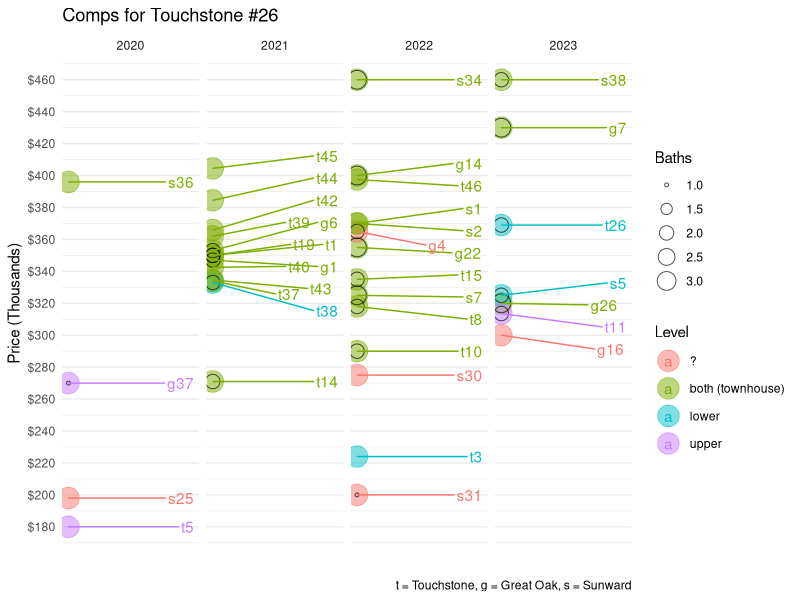

Recreate this plot in R.
## ---- chunk 1
knitr::opts_chunk$set(echo = TRUE)
library(tidyverse)
library(ggrepel)
## Sets defaults for R chunks
knitr::opts_chunk$set(echo = TRUE, # echo = TRUE means that code will show
                      cache = FALSE,
                      #cache = TRUE,
                      warning = FALSE,
                      message = FALSE,
                      fig.show="hold",
                      fig.pos= "htbp",
                      fig.path = "figs/",
                      fig.align='center',
                      fig.cap = '   ',
                      fig.retina = 3,
                      fig.height = 7,
                      fig.width = 6,
                      out.width = "100%",
                      out.extra = "")

theme_set(theme_minimal())
theme_update(plot.title = element_text(hjust=0.5,size=12))

# defaults for plots
library(ggplot2); theme_set(theme_minimal());
options(
  ggplot2.continuous.color = "viridis",
  ggplot2.continuous.fill = "viridis"
)
scale_color_discrete <- function(...){
  scale_color_viridis_d(..., direction = -1,
                        begin = 0, end = .6, option = "plasma")}
scale_fill_discrete <- function(...){
  scale_fill_viridis_d(..., direction = -1,
                       begin = 0, end = .6, option = "plasma")}

scale_color_continuous <- function(...){
  scale_color_viridis_c(..., direction = -1,
                        option = "plasma")}
scale_fill_continuous <- function(...){
  scale_fill_viridis_c(..., direction = -1,
                       option = "plasma")}


# Table formatting
replace_q <- function(x){
  x |> replace_na("?")
}

# Table formatting
library(kableExtra)
kablebox <- .  %>% 
  mutate_all(as.character) %>%
  mutate_all(replace_q) %>%
  slice_head(n = 100) %>%
  knitr::kable() %>%
  kable_styling() %>%
  scroll_box(height = "400px")
## ---- chunk 2
d <- read_csv("data/comps.csv")

d |> kablebox()



d |>
  distinct(unit, year, sold, level, bath) |>
  drop_na(year) |>
  ggplot() + 
  aes(label = unit,
      x = year,
      #y = `net value`,
      y = sold,
      color = level) +
    geom_point(alpha = .5, size = 7) +
  geom_point(alpha = .7, aes(size = bath), color = "black", fill = NA, shape = 1) +
  geom_text_repel(force_pull	= .1, nudge_x	=.3) +
  labs(title = "Comps for Touchstone #26",
       caption = "t = Touchstone, g = Great Oak, s = Sunward",
       y = "Price (Thousands)",
       x = "",
       size = "Baths", 
       color = "Level") + 
  theme(panel.grid.major.x = element_blank(),
        panel.grid.minor.x = element_blank(),
        axis.text.x = element_blank()) + 
    scale_y_continuous(labels=scales::dollar_format(), breaks =  seq(0, 500, 20)) + 
  facet_wrap("year", nrow = 1, scales = "free_x")
